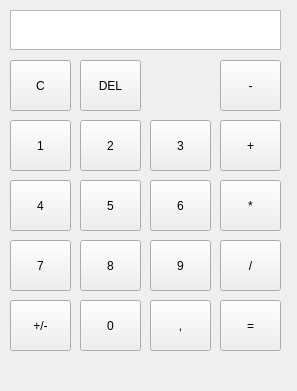
<?xml version="1.0" encoding="UTF-8"?>
<ui version="4.0">
 <class>MainWindow</class>
 <widget class="QMainWindow" name="MainWindow">
  <property name="geometry">
   <rect>
    <x>0</x>
    <y>0</y>
    <width>297</width>
    <height>391</height>
   </rect>
  </property>
  <property name="windowTitle">
   <string>MainWindow</string>
  </property>
  <widget class="QWidget" name="centralwidget">
   <widget class="QPushButton" name="num1">
    <property name="geometry">
     <rect>
      <x>10</x>
      <y>120</y>
      <width>61</width>
      <height>51</height>
     </rect>
    </property>
    <property name="text">
     <string>1</string>
    </property>
    <attribute name="buttonGroup">
     <string notr="true">numberGroup</string>
    </attribute>
   </widget>
   <widget class="QPushButton" name="num2">
    <property name="geometry">
     <rect>
      <x>80</x>
      <y>120</y>
      <width>61</width>
      <height>51</height>
     </rect>
    </property>
    <property name="text">
     <string>2</string>
    </property>
    <attribute name="buttonGroup">
     <string notr="true">numberGroup</string>
    </attribute>
   </widget>
   <widget class="QPushButton" name="num3">
    <property name="geometry">
     <rect>
      <x>150</x>
      <y>120</y>
      <width>61</width>
      <height>51</height>
     </rect>
    </property>
    <property name="text">
     <string>3</string>
    </property>
    <attribute name="buttonGroup">
     <string notr="true">numberGroup</string>
    </attribute>
   </widget>
   <widget class="QPushButton" name="num4">
    <property name="geometry">
     <rect>
      <x>10</x>
      <y>180</y>
      <width>61</width>
      <height>51</height>
     </rect>
    </property>
    <property name="text">
     <string>4</string>
    </property>
    <attribute name="buttonGroup">
     <string notr="true">numberGroup</string>
    </attribute>
   </widget>
   <widget class="QPushButton" name="num5">
    <property name="geometry">
     <rect>
      <x>80</x>
      <y>180</y>
      <width>61</width>
      <height>51</height>
     </rect>
    </property>
    <property name="text">
     <string>5</string>
    </property>
    <attribute name="buttonGroup">
     <string notr="true">numberGroup</string>
    </attribute>
   </widget>
   <widget class="QPushButton" name="num6">
    <property name="geometry">
     <rect>
      <x>150</x>
      <y>180</y>
      <width>61</width>
      <height>51</height>
     </rect>
    </property>
    <property name="text">
     <string>6</string>
    </property>
    <attribute name="buttonGroup">
     <string notr="true">numberGroup</string>
    </attribute>
   </widget>
   <widget class="QPushButton" name="num7">
    <property name="geometry">
     <rect>
      <x>10</x>
      <y>240</y>
      <width>61</width>
      <height>51</height>
     </rect>
    </property>
    <property name="text">
     <string>7</string>
    </property>
    <attribute name="buttonGroup">
     <string notr="true">numberGroup</string>
    </attribute>
   </widget>
   <widget class="QPushButton" name="num8">
    <property name="geometry">
     <rect>
      <x>80</x>
      <y>240</y>
      <width>61</width>
      <height>51</height>
     </rect>
    </property>
    <property name="text">
     <string>8</string>
    </property>
    <attribute name="buttonGroup">
     <string notr="true">numberGroup</string>
    </attribute>
   </widget>
   <widget class="QPushButton" name="num9">
    <property name="geometry">
     <rect>
      <x>150</x>
      <y>240</y>
      <width>61</width>
      <height>51</height>
     </rect>
    </property>
    <property name="text">
     <string>9</string>
    </property>
    <attribute name="buttonGroup">
     <string notr="true">numberGroup</string>
    </attribute>
   </widget>
   <widget class="QPushButton" name="actionCalc">
    <property name="geometry">
     <rect>
      <x>220</x>
      <y>300</y>
      <width>61</width>
      <height>51</height>
     </rect>
    </property>
    <property name="text">
     <string>=</string>
    </property>
   </widget>
   <widget class="QPushButton" name="actionClear">
    <property name="geometry">
     <rect>
      <x>10</x>
      <y>60</y>
      <width>61</width>
      <height>51</height>
     </rect>
    </property>
    <property name="text">
     <string>C</string>
    </property>
   </widget>
   <widget class="QPushButton" name="actionDiv">
    <property name="geometry">
     <rect>
      <x>220</x>
      <y>240</y>
      <width>61</width>
      <height>51</height>
     </rect>
    </property>
    <property name="text">
     <string>/</string>
    </property>
    <attribute name="buttonGroup">
     <string notr="true">actionGroup</string>
    </attribute>
   </widget>
   <widget class="QPushButton" name="actionPlus">
    <property name="geometry">
     <rect>
      <x>220</x>
      <y>120</y>
      <width>61</width>
      <height>51</height>
     </rect>
    </property>
    <property name="text">
     <string>+</string>
    </property>
    <attribute name="buttonGroup">
     <string notr="true">actionGroup</string>
    </attribute>
   </widget>
   <widget class="QPushButton" name="actionMinus">
    <property name="geometry">
     <rect>
      <x>220</x>
      <y>60</y>
      <width>61</width>
      <height>51</height>
     </rect>
    </property>
    <property name="text">
     <string>-</string>
    </property>
    <attribute name="buttonGroup">
     <string notr="true">actionGroup</string>
    </attribute>
   </widget>
   <widget class="QPushButton" name="actionMul">
    <property name="geometry">
     <rect>
      <x>220</x>
      <y>180</y>
      <width>61</width>
      <height>51</height>
     </rect>
    </property>
    <property name="text">
     <string>*</string>
    </property>
    <attribute name="buttonGroup">
     <string notr="true">actionGroup</string>
    </attribute>
   </widget>
   <widget class="QLabel" name="displayPanel">
    <property name="geometry">
     <rect>
      <x>10</x>
      <y>10</y>
      <width>271</width>
      <height>40</height>
     </rect>
    </property>
    <property name="maximumSize">
     <size>
      <width>16777215</width>
      <height>40</height>
     </size>
    </property>
    <property name="font">
     <font>
      <family>Open Sans</family>
      <pointsize>20</pointsize>
      <weight>50</weight>
      <italic>false</italic>
      <bold>false</bold>
      <kerning>true</kerning>
     </font>
    </property>
    <property name="layoutDirection">
     <enum>Qt::LeftToRight</enum>
    </property>
    <property name="styleSheet">
     <string notr="true">border: 1 solid #b8b8b8;
background-color: #fff;</string>
    </property>
    <property name="text">
     <string/>
    </property>
    <property name="scaledContents">
     <bool>true</bool>
    </property>
    <property name="alignment">
     <set>Qt::AlignRight|Qt::AlignTrailing|Qt::AlignVCenter</set>
    </property>
    <property name="wordWrap">
     <bool>true</bool>
    </property>
    <property name="textInteractionFlags">
     <set>Qt::TextSelectableByKeyboard|Qt::TextSelectableByMouse</set>
    </property>
   </widget>
   <widget class="QPushButton" name="actionDel">
    <property name="geometry">
     <rect>
      <x>80</x>
      <y>60</y>
      <width>61</width>
      <height>51</height>
     </rect>
    </property>
    <property name="text">
     <string>DEL</string>
    </property>
   </widget>
   <widget class="QPushButton" name="num0">
    <property name="geometry">
     <rect>
      <x>80</x>
      <y>300</y>
      <width>61</width>
      <height>51</height>
     </rect>
    </property>
    <property name="text">
     <string>0</string>
    </property>
    <attribute name="buttonGroup">
     <string notr="true">numberGroup</string>
    </attribute>
   </widget>
   <widget class="QPushButton" name="actionSign">
    <property name="geometry">
     <rect>
      <x>10</x>
      <y>300</y>
      <width>61</width>
      <height>51</height>
     </rect>
    </property>
    <property name="text">
     <string>+/-</string>
    </property>
   </widget>
   <widget class="QPushButton" name="comma">
    <property name="geometry">
     <rect>
      <x>150</x>
      <y>300</y>
      <width>61</width>
      <height>51</height>
     </rect>
    </property>
    <property name="text">
     <string>,</string>
    </property>
   </widget>
  </widget>
 </widget>
 <resources/>
 <connections/>
 <buttongroups>
  <buttongroup name="numberGroup"/>
  <buttongroup name="actionGroup"/>
 </buttongroups>
</ui>
